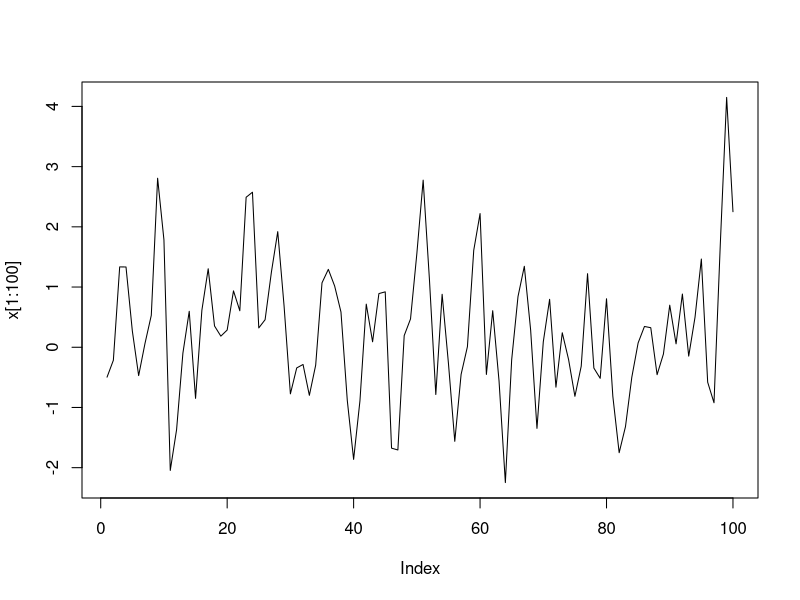
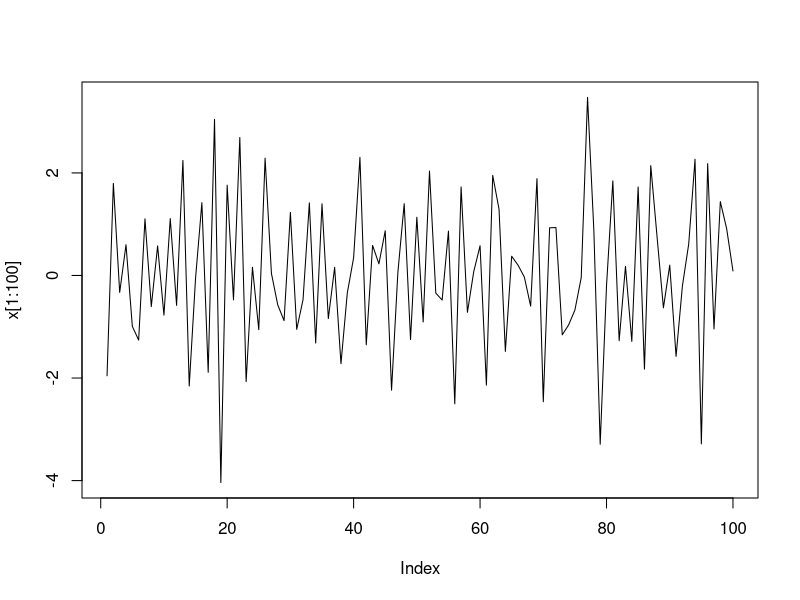
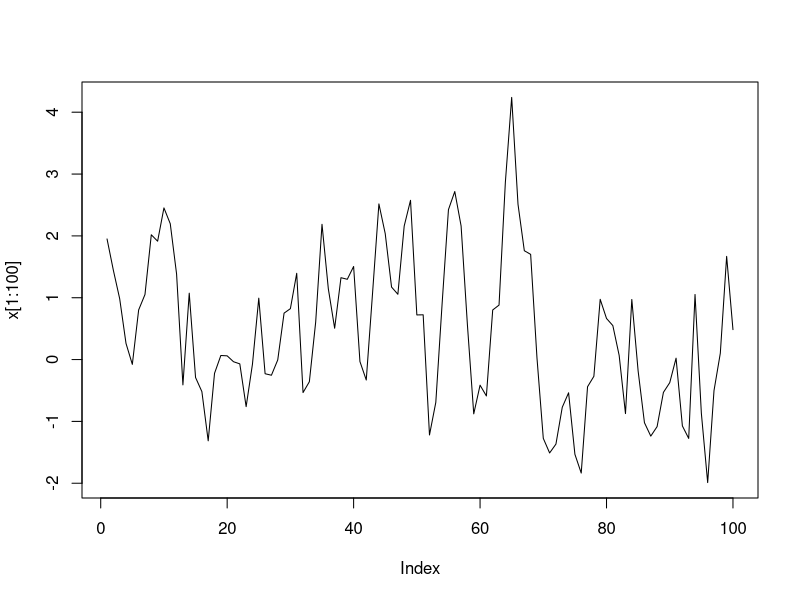
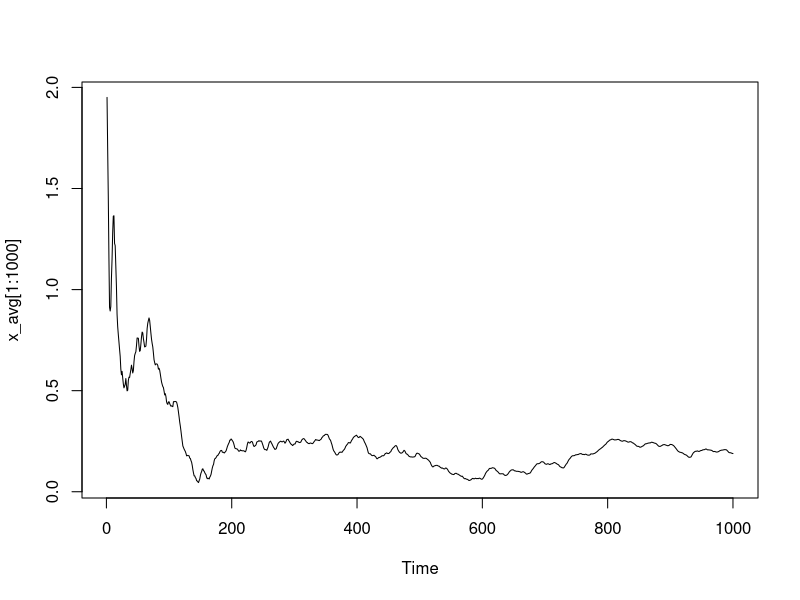

Write the R code that produced these figures, in order. (Note: this script raises an error after producing the figures.)
### Question 2 ############################################################
# part 4 ############################
theta <- 0.8
size <- 10000
mean <- 0
var <- 1 + theta^2

x <- rep(0, size)
w <- rnorm(size, 0, 1)

x[1] <- rnorm(1, mean, var)
for (i in 2:size) {
  x[i] = (theta * w[i - 1]) + w[i]
}

plot(x[1:100], type='l')

# part 5 ############################
theta <- -0.8
size <- 10000
mean <- 0
var <- 1 + theta^2

x <- rep(0, size)
w <- rnorm(size, 0, 1)

x[1] <- rnorm(1, mean, var)
for (i in 2:size) {
  x[i] = (theta * w[i - 1]) + w[i]
}

plot(x[1:100], type='l')

### Question 3 #############################################################
# part 1 ############################
theta <- 0.8
size <- 10000
mean <- 0
var <- 1 / (1 - theta^2)

x <- rep(0, size)
w <- rnorm(size, 0, 1)

x[1] <- rnorm(1, mean, var)
for (i in 2:size) {
  x[i] = (theta * x[i - 1]) + w[i]
}

plot(x[1:100], type='l')

# part 2 ############################
size <- 10000
x_avg <- rep(0, size)

for (i in 1:size) {
  avg <- mean(x[1:i])
  x_avg[i] <- avg
}

plot(x_avg[1:1000], type='l', xlab = "Time")

# part 3 ############################
theta <- -0.8
size <- 10000
mean <- 0
var <- 1 / (1 - theta^2)

x <- rep(o, size)
w <- rnorm(size, 0, 1)

x[1] <- rnorm(1, mean, var)
for (i in 2:size) {
  x[i] = (theta * x[i - 1]) + w[i]
}

plot(x[1:100], type='l')

x_avg <- rep(0, size)

for (i in 1:size) {
  avg <- mean(x[1:i])
  x_avg[i] <- avg
}

plot(x_avg[1:1000], type='l', xlab = "Time")

# part 4 #################################
size <- 10000

y100 <- vector(mode = "list", length = 100)
y_avg100 <- vector(mode = "list", length = 100)

for (j in 1:100) {
  y <- rep(0, size)
  w <- rnorm(size, 0, 1)
  y[1] <- w[1]
  
  for (i in 2:size) {
    y[i] = y[i-1] + w[i]
  }
  y100[j] <- list(y[1:100])

  y_avg <- rep(0, size)
  for (i in 1:size) {
    avg <- mean(y[1:i])
    y_avg[i] <- avg
  }
  y_avg100[j] <- list(y_avg)
}

matplot(do.call(cbind, y100), type='l')
matplot(do.call(cbind, y_avg100), type='l')

### Question 4 #############################################################
# part 1 ###########################
phi <- 0.8
size <- 100
mean <- 0
var <- 1 / (1 - phi^2)

x <- rep(0, size)
w <- rnorm(size, 0, 1)

x[1] <- rnorm(1, mean, var)
for (i in 2:size) {
  x[i] = (phi * x[i - 1]) + w[i]
}

acf(x)
acf_values <- acf(x)$acf[0:10]

# part 2 ##########################
acf_values[1]
acf_values[2]

# part 3 ###########################
phi <- 0.8
size <- 1000
mean <- 0
var <- 1 / (1 - phi^2)

x <- rep(0, size)
w <- rnorm(size, 0, 1)

x[1] <- rnorm(1, mean, var)
for (i in 2:size) {
  x[i] = (phi * x[i - 1]) + w[i]
}

acf(x)
acf_values <- acf(x)$acf[0:10]

acf_values[1]
acf_values[2]
  
